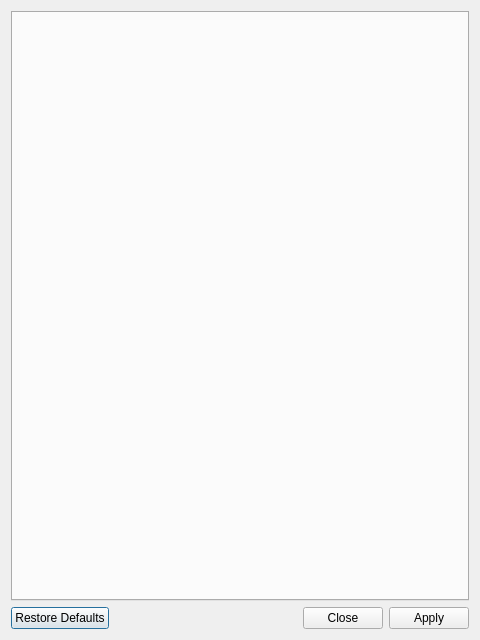
<?xml version="1.0" encoding="UTF-8"?>
<ui version="4.0">
 <class>settingsDialog</class>
 <widget class="QDialog" name="settingsDialog">
  <property name="geometry">
   <rect>
    <x>0</x>
    <y>0</y>
    <width>480</width>
    <height>640</height>
   </rect>
  </property>
  <property name="windowTitle">
   <string>Processing Framework Settings</string>
  </property>
  <property name="modal">
   <bool>true</bool>
  </property>
  <layout class="QVBoxLayout" name="verticalLayout">
   <item>
    <widget class="QTabWidget" name="settingsTabs">
     <property name="tabPosition">
      <enum>QTabWidget::West</enum>
     </property>
     <property name="currentIndex">
      <number>-1</number>
     </property>
    </widget>
   </item>
   <item>
    <widget class="QDialogButtonBox" name="buttonBox">
     <property name="orientation">
      <enum>Qt::Horizontal</enum>
     </property>
     <property name="standardButtons">
      <set>QDialogButtonBox::Apply|QDialogButtonBox::Close|QDialogButtonBox::RestoreDefaults</set>
     </property>
    </widget>
   </item>
  </layout>
 </widget>
 <resources/>
 <connections>
  <connection>
   <sender>buttonBox</sender>
   <signal>accepted()</signal>
   <receiver>settingsDialog</receiver>
   <slot>accept()</slot>
   <hints>
    <hint type="sourcelabel">
     <x>248</x>
     <y>254</y>
    </hint>
    <hint type="destinationlabel">
     <x>157</x>
     <y>274</y>
    </hint>
   </hints>
  </connection>
  <connection>
   <sender>buttonBox</sender>
   <signal>rejected()</signal>
   <receiver>settingsDialog</receiver>
   <slot>reject()</slot>
   <hints>
    <hint type="sourcelabel">
     <x>316</x>
     <y>260</y>
    </hint>
    <hint type="destinationlabel">
     <x>286</x>
     <y>274</y>
    </hint>
   </hints>
  </connection>
 </connections>
</ui>
